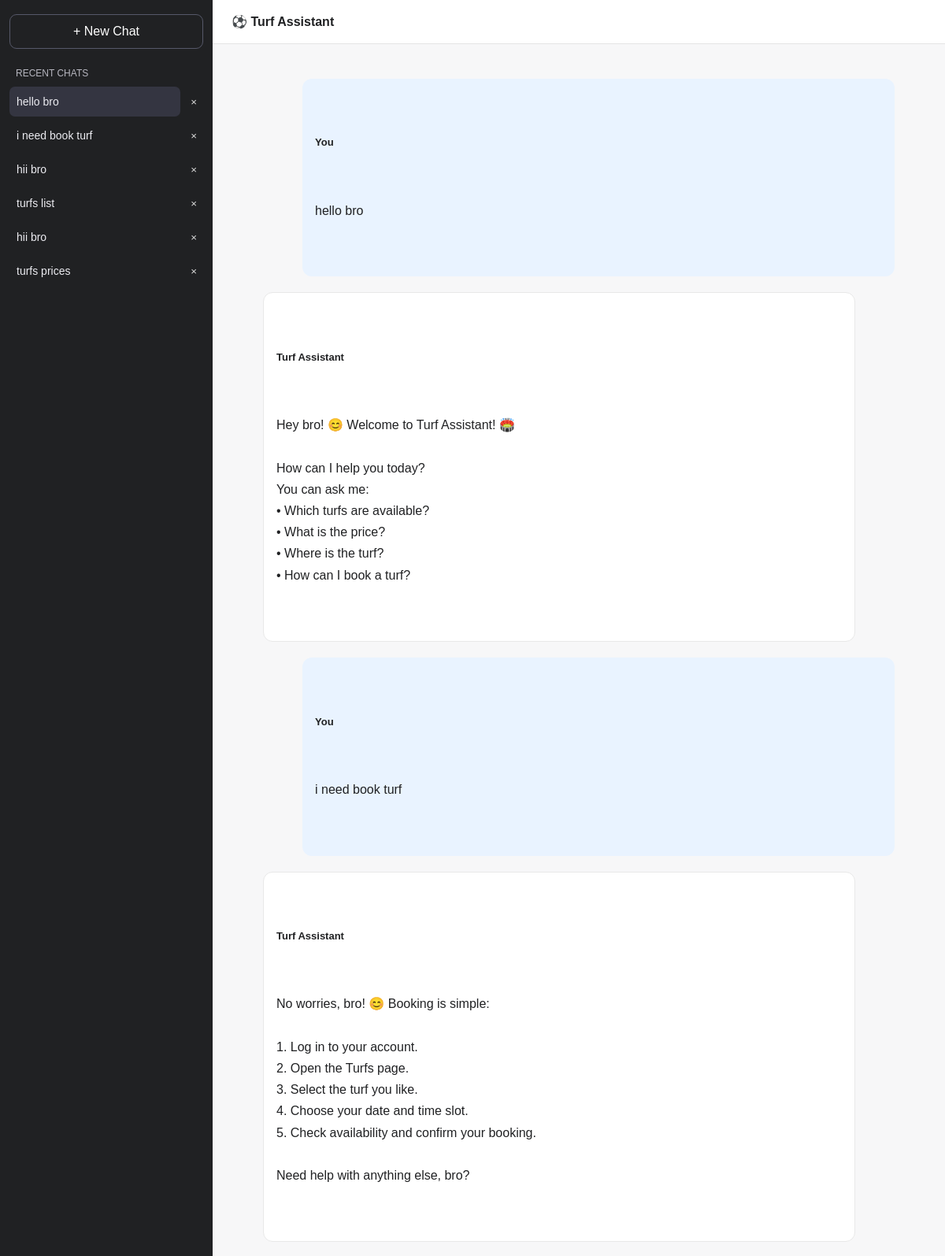
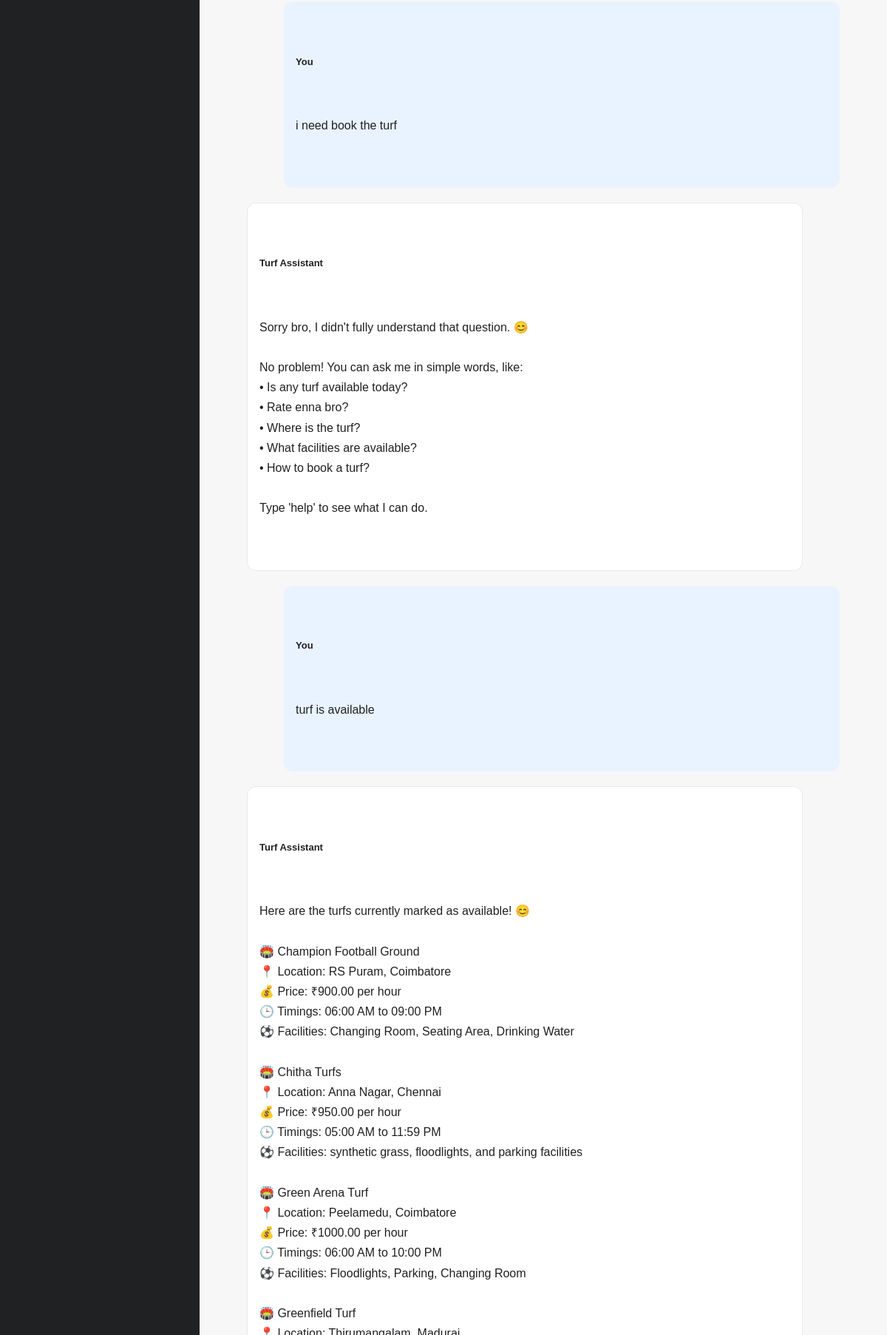
Page /chatbot/ (signed in, upper part) on the committed database (2 pictures, top to bottom).
### chatbot/models.py (models this page shows, shortened)
class Conversation(models.Model):
    user = models.ForeignKey(
        settings.AUTH_USER_MODEL,
        on_delete=models.CASCADE,
        related_name="turf_chat_conversations",
    )
    title = models.CharField(max_length=200, default="New Chat")
    created_at = models.DateTimeField(auto_now_add=True)
    updated_at = models.DateTimeField(auto_now=True)
    class Meta:
        ordering = ["-updated_at"]

class ChatMessage(models.Model):
    conversation = models.ForeignKey(
        Conversation,
        on_delete=models.CASCADE,
        related_name="messages",
    )
    question = models.TextField()
    answer = models.TextField()
    created_at = models.DateTimeField(auto_now_add=True)
    class Meta:
        ordering = ["created_at"]

### chatbot/views.py (the view)
# urls.py: path("", views.chatbot_page, name="chatbot"),
@login_required
def chatbot_page(request):
    conversations = Conversation.objects.filter(
        user=request.user
    ).order_by("-updated_at")
    if request.GET.get("new") == "1":
        active_conversation = None
        messages = []
    else:
        chat_id = request.GET.get("chat_id")
        if chat_id:
            active_conversation = get_object_or_404(
                Conversation,
                id=chat_id,
                user=request.user
            )
        else:
            active_conversation = conversations.first()
        messages = (
            list(active_conversation.messages.all())
            if active_conversation
            else []
        )
    return render(
        request,
        "chatbot/chatbot.html",
        {
            "conversations": conversations,
            "active_conversation": active_conversation,
            "messages": messages,
        }
    )

### templates/chatbot/chatbot.html (shortened to what this page needs)
<!DOCTYPE html>
<html lang="en">
<head>
</head>
<body>
<div class="layout">
    <aside class="sidebar">
        <a class="new-chat" href="{% url 'chatbot:chatbot' %}?new=1">
            + New Chat
        </a>
        <div class="sidebar-heading">Recent Chats</div>
        <div class="chat-list" id="chatList">
            {% for chat in conversations %}
                <div class="chat-item" id="chat-item-{{ chat.id }}">
                    <a
                        class="chat-link {% if active_conversation and active_conversation.id == chat.id %}active{% endif %}"
                        href="{% url 'chatbot:chatbot' %}?chat_id={{ chat.id }}"
                        title="{{ chat.title }}"
                    >{{ chat.title }}</a>
                    <button
                        class="delete-button"
                        type="button"
                        data-delete-url="{% url 'chatbot:delete_conversation' chat.id %}"
                        data-chat-id="{{ chat.id }}"
                        title="Delete chat"
                        aria-label="Delete chat"
                    >×</button>
                </div>
            {% empty %}
                <div class="empty-history" id="emptyHistory">
                    Your conversations will appear here.
                </div>
            {% endfor %}
        </div>
    </aside>
    <main class="main">
        <header class="topbar">⚽ Turf Assistant</header>
        <section class="chat-content" id="chatContent">
            <div id="messages">
                {% for item in messages %}
                    <div class="message user-message">
                        <span class="message-label">You</span>
                        <div>{{ item.question }}</div>
                    </div>
                    <div class="message bot-message">
                        <span class="message-label">Turf Assistant</span>
                        <div>{{ item.answer }}</div>
                    </div>
                {% endfor %}
            </div>
        </section>
    </main>
</div>
</body>
</html>

### templates/chatbot/chatbot.html (style rules this page uses)
* { box-sizing: border-box; }
body { margin: 0; font-family: Arial, sans-serif; background: #f7f7f8; color: #202123; }
.layout { display: flex; min-height: 100vh; }
.sidebar { width: 270px; background: #202123; color: white; padding: 18px 12px; display: flex; flex-direction: column; flex-shrink: 0; }
.new-chat { display: block; text-decoration: none; text-align: center; border: 1px solid #565869; color: white; padding: 12px; border-radius: 9px; margin-bottom: 24px; }
.sidebar-heading { color: #b7b7c0; font-size: 12px; text-transform: uppercase; margin: 0 8px 10px; }
.chat-list { overflow-y: auto; flex: 1; }
.chat-item { display: flex; align-items: center; gap: 5px; margin-bottom: 5px; }
.chat-link { flex: 1; min-width: 0; text-decoration: none; color: #ececf1; padding: 11px 9px; border-radius: 7px; overflow: hidden; text-overflow: ellipsis; white-space: nowrap; font-size: 14px; }
.chat-link.active { background: #343541; }
.delete-button { border: none; color: #ddd; background: transparent; padding: 8px; cursor: pointer; border-radius: 5px; }
.main { flex: 1; min-width: 0; display: flex; flex-direction: column; min-height: 100vh; }
.topbar { padding: 18px 24px; border-bottom: 1px solid #e5e5e5; background: white; font-weight: bold; }
.chat-content { flex: 1; width: 100%; max-width: 850px; margin: 0 auto; padding: 24px; }
.message { margin: 20px 0; padding: 16px; border-radius: 12px; line-height: 1.7; white-space: pre-wrap; overflow-wrap: anywhere; }
.user-message { background: #e9f3ff; margin-left: 50px; }
.bot-message { background: white; border: 1px solid #e8e8e8; margin-right: 50px; }
.message-label { display: block; font-weight: bold; font-size: 13px; margin-bottom: 7px; }

### rows in the picture
Conversation: title "hello bro"
Conversation: title "i need book turf"
Conversation: title "hii bro"
Conversation: title "turfs list"
Conversation: title "hii bro"
Conversation: title "turfs prices"
ChatMessage: question "hello bro", answer "Hey bro! 😊 Welcome to Turf Assistant! 🏟️ How can I help you today? You can ask me: • Which turfs are available? • What is the price? • Where is the turf? • How can I book a turf?"
ChatMessage: question "i need book turf", answer "No worries, bro! 😊 Booking is simple: 1. Log in to your account. 2. Open the Turfs page. 3. Select the turf you like. 4. Choose your date and time slot. 5. Check availability and confirm your booking. Need help with anything else, bro?"
ChatMessage: question "i need book the turf", answer "Sorry bro, I didn't fully understand that question. 😊 No problem! You can ask me in simple words, like: • Is any turf available today? • Rate enna bro? • Where is the turf? • What facilities are available? • How to book a turf? Type 'help' to see what I can do."
ChatMessage: question "turf is available"
